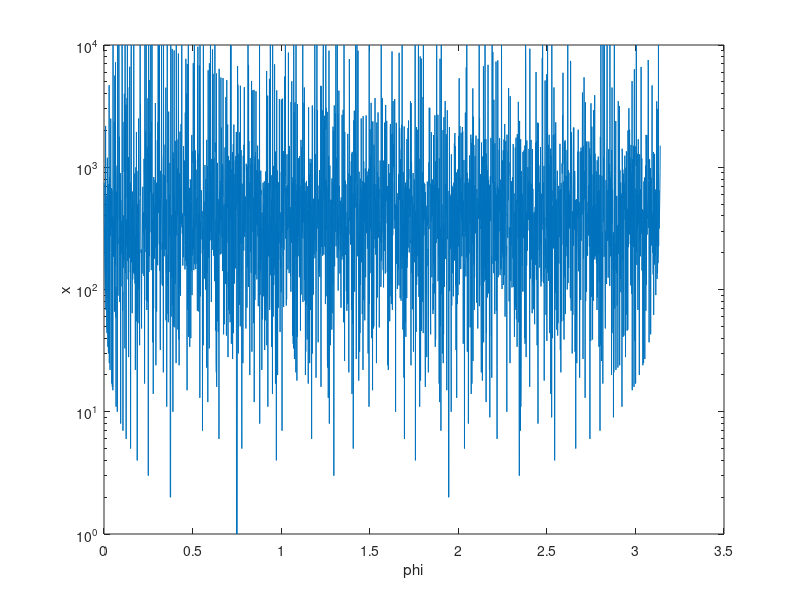

MATLAB code for this plot: (Note: this script raises an error after producing the figure.)
index = 1;
deltaSet = 0.01:0.01:pi - 0.01;
phi = 0.001:0.001:pi - 0.001;
thetaPoint = 1.5;

for delta = deltaSet
    res = [];

    for phiPoint = phi
        x = 0;
        reflectionAngle = 0;

        while (reflectionAngle > thetaPoint + delta / 2 || reflectionAngle < thetaPoint - delta / 2) && x < 10000
            reflectionAngle = mod((reflectionAngle + 2 * phiPoint), 2 * pi);
            x = x + 1;
        end

        res = [res, x];
    end

    semilogy(phi, res)
    xlabel("\phi")
    ylabel("x")
    titleText = "\delta = " + round(delta, 2);
    title([titleText]);
    axis([0, pi, 1, 10000])
    saveas(gcf, "ExperimentResultOfMatlab/x-delta/" + index + '.jpg')
    index = index + 1;
end
